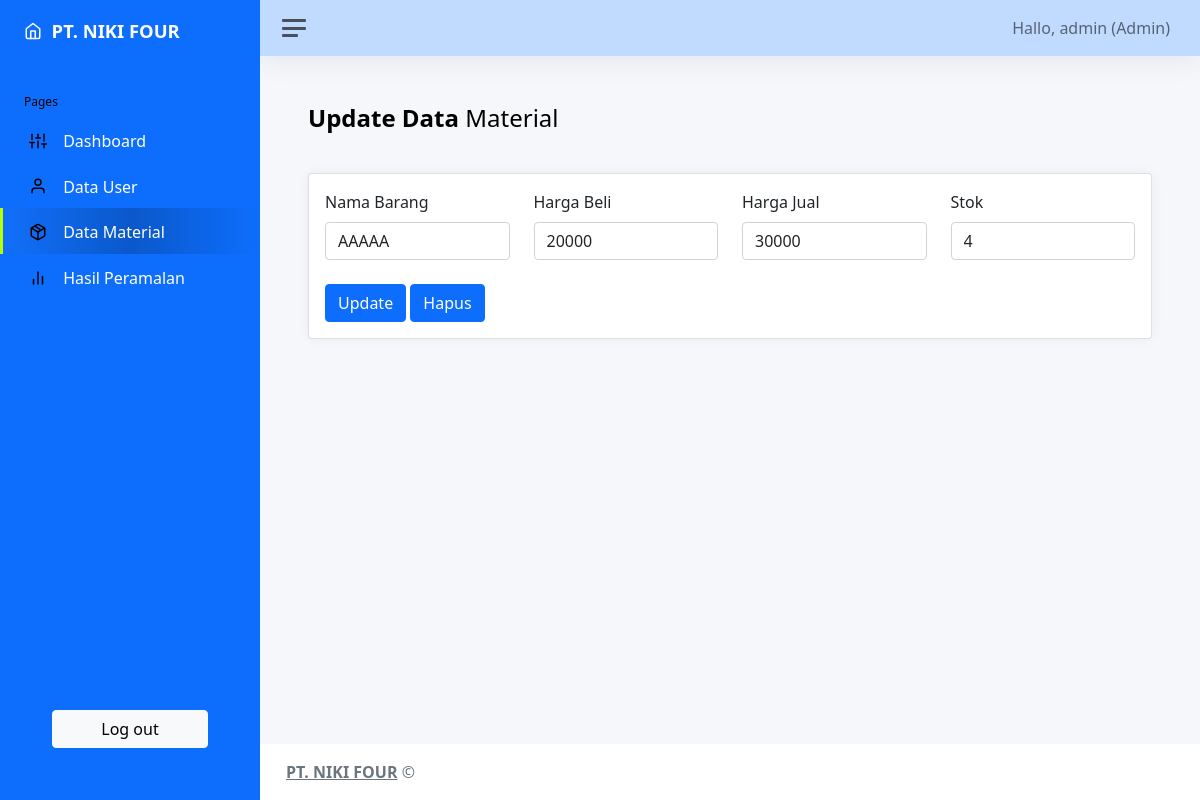
Page /admin/barang_edit.php?id=AAAAA (signed in) on the committed database.
### tables this page shows
CREATE TABLE `tblbarang` (
  `kode` varchar(10) NOT NULL,
  `nama` varchar(30) NOT NULL,
  `hrg_beli` int(10) NOT NULL,
  `hrg_jual` int(10) NOT NULL,
  `stok` int(5) NOT NULL
);

### admin/barang_edit.php (the view, shortened to what this page needs)
<?php
include '../koneksi.php';
$nama = $_SESSION['nama'];
?>
<!DOCTYPE html>
<html lang="en">
<head>
    <link href="../assets/css/app.css" rel="stylesheet">
    <link href="https://cdn.jsdelivr.net/npm/bootstrap@5.0.2/dist/css/bootstrap.min.css" rel="stylesheet"
>
</head>
<body>
    <div class="wrapper">
    <nav id="sidebar" class="sidebar js-sidebar">
            <div class="sidebar-content js-simplebar" style="background-color: #0d6efd;;">
                <h1 class="sidebar-brand">
                    <i class="align-middle" data-feather="home" style="color:white;"></i> <span class="align-middle"
                        style="color:white;"> &nbsp;PT. NIKI FOUR</span>
                </h1>
                <ul class="sidebar-nav">
                    <li class="sidebar-header" style="color:black;">
                        Pages
                    </li>
                    <li class="sidebar-item ">
                        <a class="sidebar-link" href="admin_home.php" style="background-color: #0d6efd;;color:white;">
                            <i class="align-middle" data-feather="sliders" style="color:black;"></i> <span
                                class="align-middle">Dashboard</span>
                        </a>
                    </li>
                    <li class="sidebar-item ">
                        <a class="sidebar-link" href="user.php" style="background-color: #0d6efd;;color:white;">
                            <i class="align-middle" data-feather="user" style="color:black;"></i> <span
                                class="align-middle">Data User</span>
                        </a>
                    </li>
                    <li class="sidebar-item active">
                        <a class="sidebar-link" href="barang.php" style="background-color: #0d6efd;;color:white;">
                            <i class="align-middle" data-feather="package" style="color:black;"></i> <span
                                class="align-middle">Data Material</span>
                        </a>
                    </li>
                    <li class="sidebar-item ">
                        <a class="sidebar-link" href="hitung3.php" style="background-color: #0d6efd;color:white;">
                            <i class="align-middle" data-feather="bar-chart-2" style="color:black;"></i> <span
                                class="align-middle">Hasil
                                Peramalan</span>
                        </a>
                    </li>
                </ul>
                <div class="sidebar-cta">
                    <div class="sidebar-cta-content" style="background-color: #0d6efd">
                        <div class="d-grid">
                            <a href="../logout.php" class="btn btn-light">Log out</a>
                        </div>
                    </div>
                </div>
            </div>
        </nav>
        <div class="main">
            <nav class="navbar navbar-expand navbar-light navbar-bg" style="background-color: #c1daff;">
                <a class="sidebar-toggle js-sidebar-toggle">
                    <i class="hamburger align-self-center "></i>
                </a>
                <div class=" navbar-collapse collapse">
                    <ul class="navbar-nav navbar-align">
                        <li class="nav-item dropdown">
                            <a class="nav-link  d-none d-sm-inline-block" href="#">
                                <span class="text-drak">Hallo, <?php echo $nama ?>
                                    (<?php echo $_SESSION['role'] ?>)</span>
                            </a>
                        </li>
                    </ul>
                </div>
            </nav>
            <main class="content">
                <div class="container-fluid p-0">
                    <h4 class=" mb-3"><strong>Update Data</strong> Material</h6><br>
                        <?php
                $id = $_GET['id'];
                $data=mysqli_query($conn, "select * from tblbarang where kode='$id'");
                while ($b=mysqli_fetch_array($data)){
                ?>
                        <div class="card ">
                            <div class="card-body">
                                <form method="post">
                                    <div class="row">
                                        <div class=" col-md-3">
                                            <label for="inputAddress" class="form-label">Nama Barang</label>
                                            <input type="text" name="nama" class="form-control"
                                                placeholder="Nama Barang" value="<?php echo $b['nama'] ?>">
                                        </div>
                                        <div class=" col-md-3">
                                            <label for="inputAddress" class="form-label">Harga Beli</label>
                                            <input type="text" name="beli" class="form-control" placeholder="Harga Beli"
                                                value="<?php echo $b['hrg_beli'] ?>">
                                        </div>
                                        <div class=" col-md-3">
                                            <label for="inputAddress" class="form-label">Harga Jual</label>
                                            <input type="text" name="jual" class="form-control" placeholder="Harga Jual"
                                                value="<?php echo $b['hrg_jual'] ?>">
                                        </div>
                                        <div class=" col-md-3">
                                            <label for="inputAddress" class="form-label">Stok</label>
                                            <input type="text" name="stok" class="form-control" placeholder="Stok"
                                                value="<?php echo $b['stok'] ?>">
                                        </div>
                                    </div><br>
                                    <div class="row">
                                        <div class=" col-md-6">
                                            <input type="submit" name="update" class=" btn btn-primary" value="Update"
                                                \>
                                            <input type="submit" name="hapus" class=" btn btn-primary" value="Hapus" \>
                                        </div>
                                    </div>
                            </div>
                        </div>
                        <?php }?>
            </main>
            <footer class="footer">
                <div class="container-fluid">
                    <div class="row text-muted">
                        <div class="col-6 text-start">
                            <p class="mb-0">
                                <a class="text-muted" target="_blank"><strong>PT. NIKI FOUR</strong></a> &copy;
                            </p>
                        </div>
                    </div>
                </div>
            </footer>
        </div>
    </div>
</body>
</html>

### rows in the picture
tblbarang: nama "AAAAA", beli "20000", jual "30000", stok "4"

### other values in the picture
$nama "admin"
$_SESSION['role'] "Admin"
